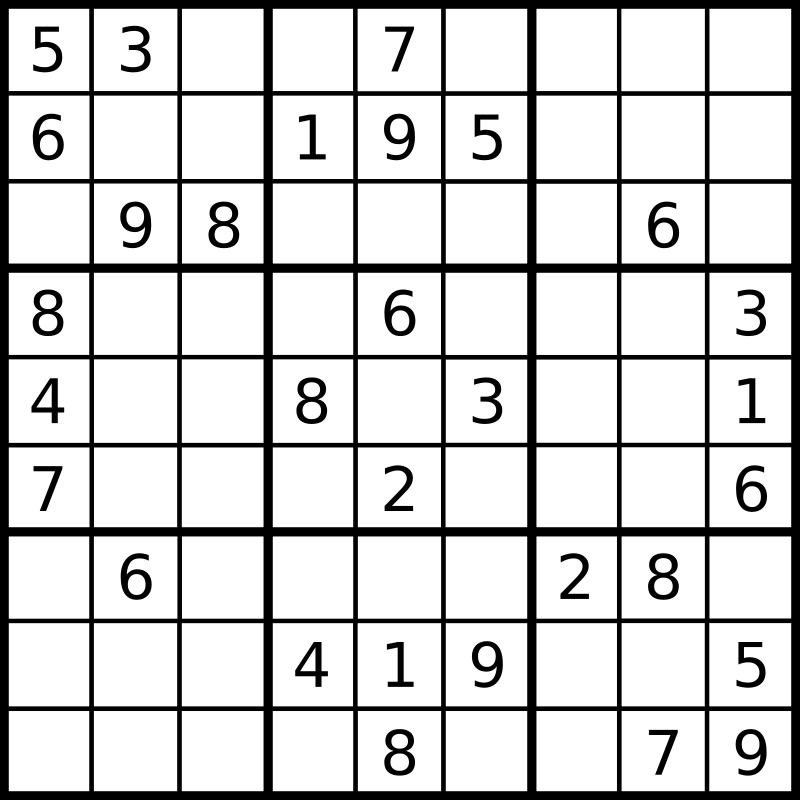
#> input picture tests/test_images/sudoku_test_image_0.png, 800 x 800 px
$ python preprocessing_and_recognition_test.py
#> lines starting #> are read from the running program, lines starting #| are printed output that depends on the picture; after the words box and inside, x2 and y2 are one past the last pixel; in counts of white or black regions, pixels touching at a corner belong together
### preprocessing/sudoku_preprocessing.py
import cv2
import numpy as np
import os
from typing import List

def process_sudoku_image(image_path: str) -> List[np.ndarray]:
    """
    Simple processing of a Sudoku image to cut it into 81 equal squares,
    zoom into each box to remove the frame, and preprocess it.

    Args:
        image_path (str): Path to the Sudoku image.

    Returns:
        List[np.ndarray]: List of 81 preprocessed grayscale cells.
    """
    # Create the output folder in tests/boxes_extraction
    output_folder = os.path.join("tests", "boxes_extraction")
    os.makedirs(output_folder, exist_ok=True)

    # Step 1: Load the image and convert to grayscale
    image = cv2.imread(image_path)
    if image is None:
        raise FileNotFoundError(f"Image at {image_path} not found.")
    gray = cv2.cvtColor(image, cv2.COLOR_BGR2GRAY)

    # Step 2: Get the image dimensions and calculate the size of each cell
    height, width = gray.shape
    cell_height = height // 9
    cell_width = width // 9

    # Step 3: Split the image into 81 cells
    cells = []
    for row in range(9):
        for col in range(9):
            # Extract each cell
            cell = gray[row * cell_height:(row + 1) * cell_height,
                        col * cell_width:(col + 1) * cell_width]

            # Step 3.1: Crop a margin to "zoom in" and remove the frame
            margin_h = int(cell_height * 0.1)  # 10% margin of the cell height
            margin_w = int(cell_width * 0.1)  # 10% margin of the cell width
            cell_cropped = cell[margin_h:cell_height - margin_h, margin_w:cell_width - margin_w]

            # Step 3.2: Preprocess the cell
            # Binarize the cell to improve digit contrast
            _, cell_binary = cv2.threshold(cell_cropped, 128, 255, cv2.THRESH_BINARY_INV)

            # Normalize cell size to 28x28 for uniform processing
            cell_resized = cv2.resize(cell_binary, (28, 28), interpolation=cv2.INTER_AREA)

            # Append the preprocessed cell
            cells.append(cell_resized)

            # Save each preprocessed cell as an image
            cell_filename = os.path.join(output_folder, f"box{row * 9 + col + 1}.png")
            cv2.imwrite(cell_filename, cell_resized)

    print(f"Saved {len(cells)} boxes in {output_folder}.")
    return cells

### preprocessing/recognize_digits.py
from typing import List
import pytesseract
import numpy as np
import cv2  # Make sure you have OpenCV installed

def recognize_digits(cells: List[np.ndarray]) -> List[int]:
    recognized_digits = []

    # Configuration for Tesseract:
    # --psm 10: Treat the image as a single character
    # --oem 3 : Default (Neural nets LSTM) engine
    # tessedit_char_whitelist=0123456789 : Only recognize digits 0-9
    tesseract_config = r"--psm 10 --oem 3 -c tessedit_char_whitelist=0123456789"

    for cell in cells:
        # Convert image to grayscale if it isn't already
        if len(cell.shape) == 3 and cell.shape[2] == 3:
            gray = cv2.cvtColor(cell, cv2.COLOR_BGR2GRAY)
        else:
            gray = cell.copy()

        # Threshold the image to make the digit stand out
        # You might need to fine-tune the threshold value below
        _, thresh = cv2.threshold(gray, 127, 255, cv2.THRESH_BINARY_INV)

        # Use Tesseract to recognize the digit
        digit_str = pytesseract.image_to_string(thresh, config=tesseract_config).strip()

        # Convert recognized digit (string) to an integer if valid
        if digit_str.isdigit():
            recognized_digits.append(int(digit_str))
        else:
            # If Tesseract fails or returns empty/noise, handle accordingly
            recognized_digits.append(0)  # or any placeholder you prefer

    return recognized_digits

### tests/preprocessing_and_recognition_test.py
import os
from preprocessing.recognize_digits import recognize_digits
from preprocessing.sudoku_preprocessing import process_sudoku_image
import numpy as np

def main():
    # Path to the test image
    test_image_path = os.path.join(
        os.path.dirname(__file__),
        "test_images",
        "sudoku_test_image_0.png"
    )

    # Step 1: Preprocess the image to extract cells
    print("Processing image...")
    processed_cells = process_sudoku_image(test_image_path)
#> in process_sudoku_image, image is the input picture: shape (800, 800, 3); min 0, max 255, mean 209.3
#> the loop in process_sudoku_image, `for row in range(9):` made 9 passes
#> pass 1, in process_sudoku_image, `cv2.imwrite(cell_filename, cell_resized)`:
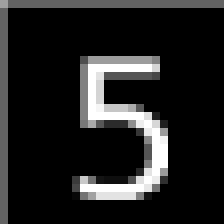
#> saved as box1.png: shape (28, 28) (shown 8 times larger); min 0, max 255, mean 33.8
#> pass 1, in process_sudoku_image, `cv2.imwrite(cell_filename, cell_resized)`:
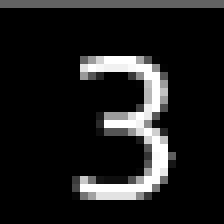
#> saved as box2.png: shape (28, 28) (shown 8 times larger); min 0, max 255, mean 29.2
#> pass 1, in process_sudoku_image, `cv2.imwrite(cell_filename, cell_resized)`:
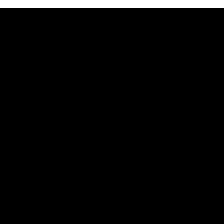
#> saved as box3.png: shape (28, 28) (shown 8 times larger); values 0 (black) and 99 (white), 3.6% white in thin lines or dots, all inside (x1, y1, x2, y2) = (0, 0, 28, 1)
#> pass 1, in process_sudoku_image, `cv2.imwrite(cell_filename, cell_resized)`:
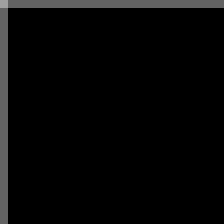
#> saved as box4.png: shape (28, 28) (shown 8 times larger); min 0, max 160, mean 7
#> after the loop in process_sudoku_image, `for row in range(9):`:
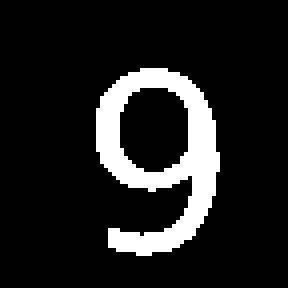
#> cell_binary: shape (72, 72) (shown 4 times larger); 12.3% white; 1 white region, box (x1, y1, x2, y2) and area: (24, 17, 55, 64) 640
#> after the loop in process_sudoku_image, `for row in range(9):`:
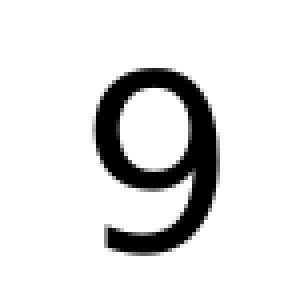
#> cell_cropped: shape (72, 72) (shown 4 times larger); min 0, max 255, mean 223.3
#> after the loop in process_sudoku_image, `for row in range(9):`: cells = 81 items
#| Saved 81 boxes in tests/boxes_extraction.
#> processed_cells = 81 items

    if len(processed_cells) != 81:
        print(f"Error: Preprocessing returned {len(processed_cells)} cells instead of 81.")
        return

    print("Preprocessing completed successfully.")

    # Step 2: Recognize digits from the cells
    print("Recognizing digits...")
    recognized_digits = recognize_digits(processed_cells)
#> the loop in recognize_digits, `for cell in cells: # Convert image to grayscale if it isn't already` made 1 pass
#> pass 1, in recognize_digits, `_, thresh = cv2.threshold(gray, 127, 255, cv2.THRESH_BINARY_INV)`:
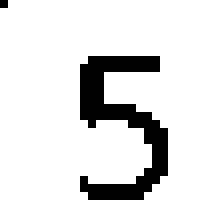
#> thresh: shape (28, 28) (shown 8 times larger); 88.8% white; black in thin lines or dots, all inside (x1, y1, x2, y2) = (0, 0, 21, 25)
#> after the loop in recognize_digits, `for cell in cells:`: recognized_digits = []

    if len(recognized_digits) != 81:
        print(f"Error: Recognition returned {len(recognized_digits)} digits instead of 81.")
        return

    print("Recognition completed successfully.")

    # Step 3: Print recognized digits
    print("Recognized Sudoku digits:")
    print(np.array(recognized_digits).reshape(9, 9))

if __name__ == "__main__":
    main()
#> (the call stopped at in recognize_digits, `digit_str = pytesseract.image_to_string(thresh, config=tesseract_confi..`: pytesseract is not available in this run)
